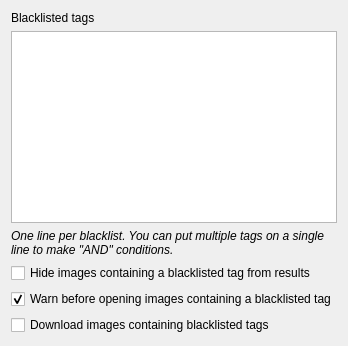
      <widget class="QWidget" name="pageBlacklist">
       <layout class="QVBoxLayout" name="verticalLayout_4">
        <item>
         <widget class="QLabel" name="labelBlacklist">
          <property name="text">
           <string>Blacklisted tags</string>
          </property>
          <property name="wordWrap">
           <bool>true</bool>
          </property>
         </widget>
        </item>
        <item>
         <widget class="QPlainTextEdit" name="textBlacklist"/>
        </item>
        <item>
         <widget class="QLabel" name="labelBlacklistHelp">
          <property name="font">
           <font>
            <italic>true</italic>
           </font>
          </property>
          <property name="text">
           <string>One line per blacklist. You can put multiple tags on a single line to make &quot;AND&quot; conditions.</string>
          </property>
          <property name="wordWrap">
           <bool>true</bool>
          </property>
         </widget>
        </item>
        <item>
         <widget class="QCheckBox" name="checkHideBlacklisted">
          <property name="text">
           <string>Hide images containing a blacklisted tag from results</string>
          </property>
         </widget>
        </item>
        <item>
         <widget class="QCheckBox" name="checkWarnBlacklisted">
          <property name="text">
           <string>Warn before opening images containing a blacklisted tag</string>
          </property>
          <property name="checked">
           <bool>true</bool>
          </property>
         </widget>
        </item>
        <item>
         <widget class="QCheckBox" name="checkDownloadBlacklisted">
          <property name="text">
           <string>Download images containing blacklisted tags</string>
          </property>
         </widget>
        </item>
       </layout>
      </widget>
